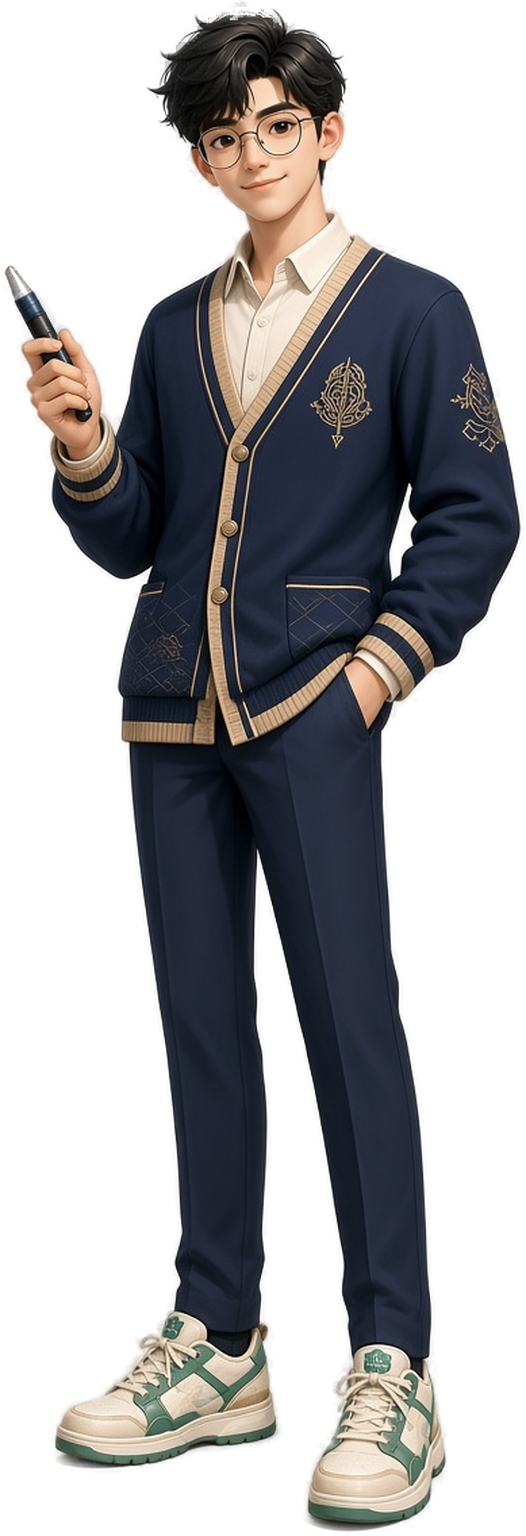
#> input picture art-src/ai/characters/analysis/portrait.png, 526 x 1536 px
$ python -i build-assets.py   (imports and definitions only)
#> lines starting #> are read from the running program, lines starting #| are printed output that depends on the picture
#> `atlas = Image.new('RGBA', (256, 24))`: atlas: PIL image 256x24 RGBA; every value is 0
#> further down, picture is the input picture: PIL image 526x1536 RGBA; mean R, G, B, A 35.8, 34.6, 36.3, 118
"""Build every user-supplied v4 image. No generated art or source mutation.
Run with python3 from repo root (Pillow required). Large UI art stays separate.
"""
from pathlib import Path
from PIL import Image, ImageOps, ImageDraw, ImageFilter
import hashlib
import json
import shutil

SRC = Path('art-src/ai')
OUT = Path('public/assets/art/v4')
SOURCES = Path('/tmp/campus-v4-sources')
# [1 line not run here, left out]
# [1 line that did not run here, left out]
build = []
outputs = {}


def save(image, name, source=None, png=False, lossless=False, quality=86, modification='Lanczos resize; WebP encoding'):
    path = OUT / (name + '.webp')
    path.parent.mkdir(parents=True, exist_ok=True)
    image.save(path, 'WEBP', quality=quality, method=6, lossless=lossless, exact=True)
    written = [path]
    if png:
        fallback = OUT / (name + '.png')
        image.save(fallback, optimize=True)
        written.append(fallback)
    for output in written:
        build.append({'file': str(output.relative_to('public')), 'bytes': output.stat().st_size,
                      'size': list(image.size), 'source': str(source) if source else 'code / credited CC0 particle atlas',
                      'modifications': modification})
        if source:
            outputs.setdefault(str(source.relative_to(SRC)), []).append(str(output.relative_to('public')))


def trimmed(image):
    image = image.convert('RGBA')
    bounds = image.getchannel('A').getbbox()
#> bounds = (0, 0, 526, 1536)
    return image.crop(bounds) if bounds else image


def tile(image, size=192, padding=8, outline=False):
    """Keep full silhouette and center it; padding prevents edge bleed."""
    image = ImageOps.contain(trimmed(image), (size-padding*2, size-padding*2), Image.Resampling.LANCZOS)
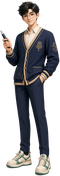
#> image: PIL image 60x176 RGBA; mean R, G, B, A 38.7, 37.4, 39.4, 118; transparent parts drawn white
    canvas = Image.new('RGBA', (size, size))
#> canvas: PIL image 192x192 RGBA; every value is 0
    canvas.alpha_composite(image, ((size-image.width)//2, (size-image.height)//2))
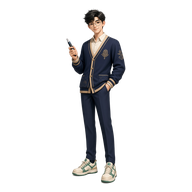
#> canvas: PIL image 192x192 RGBA; mean R, G, B, A 11.1, 10.7, 11.3, 33.8; transparent parts drawn white
    if outline:
        # 1px at the intended 64px display size; expands alpha, preserves body.
        mask = canvas.getchannel('A').filter(ImageFilter.MaxFilter(5))
        stroke = Image.new('RGBA', canvas.size, '#f3efe4')
        stroke.putalpha(mask.point(lambda a: round(a*.82)))
        stroke.alpha_composite(canvas)
        return stroke
    return canvas


characters = ['balanced', 'analysis', 'coder', 'english', 'architect', 'experiment']
enemies = sorted(p.stem for p in (SRC / 'enemies').glob('*.png'))
bosses = {'proposal', 'defense', 'finals', 'inspector', 'teamlead'}
icon_groups = ['weapons', 'passives', 'fusions', 'relics', 'pickups', 'ultimates']

# [53 lines not run here, left out]

# Existing 24px fragment layout stays stable for TextureCatalog.
atlas = Image.new('RGBA', (256, 24))
draw = ImageDraw.Draw(atlas)
# [22 lines not run here, left out]
cap = SOURCES / 'graduate-cap.svg'
# [2 lines not run here, left out]

# Clean obsolete P0 bitmap alternatives; preserve SVG resources.
expected = {record['file'] for record in build}
# [5 lines not run here, left out]
provenance = []
# [10 lines not run here, left out]

>>> from PIL import Image
>>> picture = Image.open('../art-src/ai/characters/analysis/portrait.png')
>>> result = tile(picture)

$ run again, on art-src/ai/characters/english/portrait.png
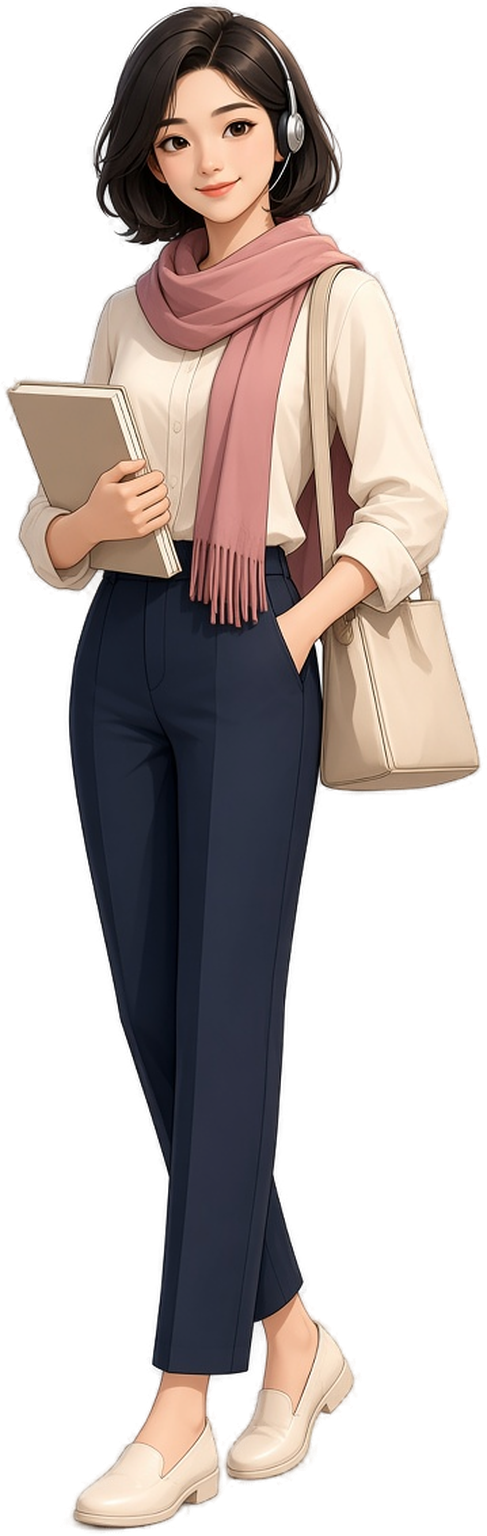
#> input picture art-src/ai/characters/english/portrait.png, 487 x 1536 px
#> atlas: PIL image 256x24 RGBA; every value is 0
#> picture is the input picture: PIL image 487x1536 RGBA; mean R, G, B, A 64.5, 55.1, 52.2, 122.2
#> bounds = (0, 0, 487, 1536)
#> in tile, `image = ImageOps.contain(trimmed(image), (size-padding*2, size-padding..`:
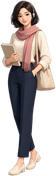
#> image: PIL image 56x176 RGBA; mean R, G, B, A 68.9, 59, 55.9, 122.2; transparent parts drawn white
#> in tile, `canvas.alpha_composite(image, ((size-image.width)//2, (size-image.heig..`:
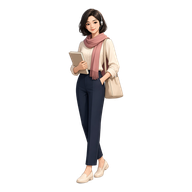
#> canvas: PIL image 192x192 RGBA; mean R, G, B, A 18.4, 15.8, 14.9, 32.7; transparent parts drawn white
